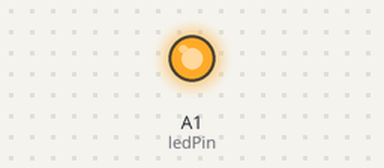
A sketch run on a simulated Arduino Uno, built with avr-gcc and run on an emulated ATmega328P. Shown: output pins drawn as LEDs (lit = HIGH).

Above: at 0.01 s.
At 2.0 s:
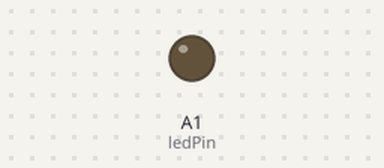
Timing chart, 0 to 3.5 s (numbered marks = the images above):
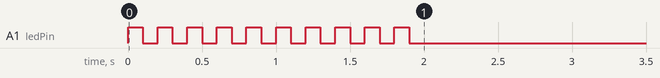

The sketch:

Twitter_Controller.ino
```cpp
/*
	* Author: Nicholas Bester
	* Title: Twitter Mention Test
	* Version: 0.1
*/

// Debuging variables
int const DEBUG = 1; // Test LED without Serial feedback

// LED control
int ledPin = A1;

// Value sent from Python
int signalState;

void setup() {
  // Transistor pin connection on board
  pinMode(ledPin, OUTPUT);

  // Enabling communication
  Serial.begin(9600);

  // Test breadboard setup to LED
  if (DEBUG) {
    tweetReceived();
  }
}

void loop() {
  if (!DEBUG) {
    if (Serial.available()) {
      byte receivedValue = Serial.read() - '0';
      signalState = receivedValue;

      if (signalState == 1) {
        tweetReceived();
      }

      else if (signalState == 0) {
        ledToggle(false);
      }

      Serial.flush();
    }
  }
}

// Flash the light when tweet is received
void tweetReceived() {
  for (int i = 0; i < 10; i++) {
    ledToggle(true);
    delay(100);
    ledToggle(false);
    delay(100);
  }
}

// turn LED on and off
void ledToggle(boolean value) {
  if (value) {
    analogWrite(ledPin, 1023);
  } else {
    analogWrite(ledPin, 0);
  }
}
```
